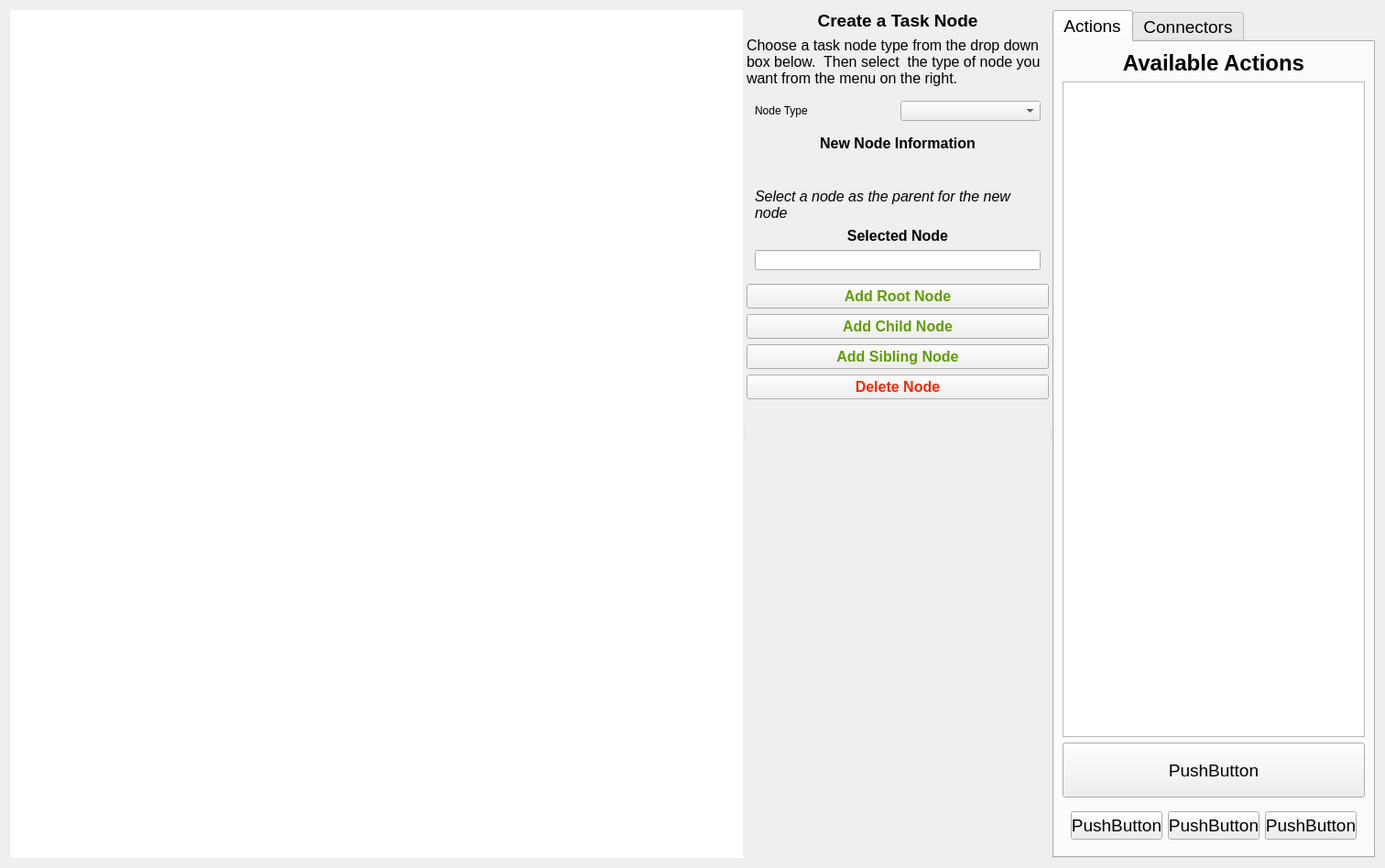
<?xml version="1.0" encoding="UTF-8"?>
<ui version="4.0">
 <class>Form</class>
 <widget class="QWidget" name="Form">
  <property name="geometry">
   <rect>
    <x>0</x>
    <y>0</y>
    <width>1512</width>
    <height>948</height>
   </rect>
  </property>
  <property name="minimumSize">
   <size>
    <width>1100</width>
    <height>600</height>
   </size>
  </property>
  <property name="windowTitle">
   <string>Form</string>
  </property>
  <layout class="QHBoxLayout" name="horizontalLayout_2">
   <item>
    <widget class="QSplitter" name="splitter">
     <property name="orientation">
      <enum>Qt::Horizontal</enum>
     </property>
     <widget class="QWidget" name="beetree_widget" native="true">
      <property name="sizePolicy">
       <sizepolicy hsizetype="Expanding" vsizetype="Preferred">
        <horstretch>0</horstretch>
        <verstretch>0</verstretch>
       </sizepolicy>
      </property>
      <property name="minimumSize">
       <size>
        <width>800</width>
        <height>0</height>
       </size>
      </property>
      <property name="baseSize">
       <size>
        <width>0</width>
        <height>0</height>
       </size>
      </property>
      <property name="styleSheet">
       <string notr="true">background-color:#ffffff</string>
      </property>
      <layout class="QGridLayout" name="gridLayout_4">
       <item row="0" column="0">
        <layout class="QGridLayout" name="beetree_layout"/>
       </item>
      </layout>
     </widget>
     <widget class="QWidget" name="widget_3" native="true">
      <property name="minimumSize">
       <size>
        <width>250</width>
        <height>0</height>
       </size>
      </property>
      <property name="styleSheet">
       <string notr="true"/>
      </property>
      <layout class="QGridLayout" name="gridLayout_2">
       <item row="2" column="0">
        <widget class="QLabel" name="label_2">
         <property name="font">
          <font>
           <pointsize>12</pointsize>
           <weight>75</weight>
           <bold>true</bold>
          </font>
         </property>
         <property name="text">
          <string>New Node Information</string>
         </property>
         <property name="alignment">
          <set>Qt::AlignCenter</set>
         </property>
         <property name="wordWrap">
          <bool>true</bool>
         </property>
        </widget>
       </item>
       <item row="1" column="0">
        <widget class="QWidget" name="widget_6" native="true">
         <layout class="QHBoxLayout" name="horizontalLayout_5">
          <item>
           <widget class="QLabel" name="label_4">
            <property name="text">
             <string>Node Type</string>
            </property>
           </widget>
          </item>
          <item>
           <widget class="QComboBox" name="node_type_list">
            <property name="minimumSize">
             <size>
              <width>0</width>
              <height>0</height>
             </size>
            </property>
           </widget>
          </item>
         </layout>
        </widget>
       </item>
       <item row="14" column="0">
        <spacer name="verticalSpacer">
         <property name="orientation">
          <enum>Qt::Vertical</enum>
         </property>
         <property name="sizeHint" stdset="0">
          <size>
           <width>20</width>
           <height>40</height>
          </size>
         </property>
        </spacer>
       </item>
       <item row="0" column="0">
        <layout class="QVBoxLayout" name="verticalLayout_2">
         <item>
          <widget class="QLabel" name="create_node_label">
           <property name="maximumSize">
            <size>
             <width>16777215</width>
             <height>48</height>
            </size>
           </property>
           <property name="font">
            <font>
             <pointsize>14</pointsize>
             <weight>75</weight>
             <bold>true</bold>
            </font>
           </property>
           <property name="text">
            <string>Create a Task Node</string>
           </property>
           <property name="alignment">
            <set>Qt::AlignCenter</set>
           </property>
          </widget>
         </item>
         <item>
          <widget class="QLabel" name="create_node_desc">
           <property name="font">
            <font>
             <pointsize>12</pointsize>
            </font>
           </property>
           <property name="text">
            <string>Choose a task node type from the drop down box below.  Then select  the type of node you want from the menu on the right.</string>
           </property>
           <property name="wordWrap">
            <bool>true</bool>
           </property>
          </widget>
         </item>
        </layout>
       </item>
       <item row="7" column="0">
        <widget class="QWidget" name="widget_4" native="true">
         <property name="minimumSize">
          <size>
           <width>180</width>
           <height>0</height>
          </size>
         </property>
         <layout class="QGridLayout" name="gridLayout">
          <item row="2" column="0">
           <widget class="QLineEdit" name="selected_node_field"/>
          </item>
          <item row="1" column="0">
           <widget class="QLabel" name="label_3">
            <property name="font">
             <font>
              <pointsize>12</pointsize>
              <weight>75</weight>
              <bold>true</bold>
             </font>
            </property>
            <property name="text">
             <string>Selected Node</string>
            </property>
            <property name="alignment">
             <set>Qt::AlignCenter</set>
            </property>
           </widget>
          </item>
          <item row="0" column="0">
           <widget class="QLabel" name="label_5">
            <property name="font">
             <font>
              <pointsize>12</pointsize>
              <italic>true</italic>
             </font>
            </property>
            <property name="text">
             <string>Select a node as the parent for the new node</string>
            </property>
            <property name="wordWrap">
             <bool>true</bool>
            </property>
           </widget>
          </item>
         </layout>
        </widget>
       </item>
       <item row="9" column="0">
        <widget class="QPushButton" name="add_node_child_btn">
         <property name="font">
          <font>
           <pointsize>12</pointsize>
           <weight>75</weight>
           <bold>true</bold>
          </font>
         </property>
         <property name="styleSheet">
          <string notr="true">color:#5F9C03</string>
         </property>
         <property name="text">
          <string>Add Child Node</string>
         </property>
        </widget>
       </item>
       <item row="10" column="0">
        <widget class="QPushButton" name="add_node_sibling_btn">
         <property name="font">
          <font>
           <pointsize>12</pointsize>
           <weight>75</weight>
           <bold>true</bold>
          </font>
         </property>
         <property name="styleSheet">
          <string notr="true">color:#5F9C03</string>
         </property>
         <property name="text">
          <string>Add Sibling Node</string>
         </property>
        </widget>
       </item>
       <item row="11" column="0">
        <widget class="QPushButton" name="delete_node_btn">
         <property name="font">
          <font>
           <pointsize>12</pointsize>
           <weight>75</weight>
           <bold>true</bold>
          </font>
         </property>
         <property name="styleSheet">
          <string notr="true">color:#F02A02</string>
         </property>
         <property name="text">
          <string>Delete Node</string>
         </property>
        </widget>
       </item>
       <item row="5" column="0" rowspan="2">
        <widget class="QWidget" name="node_info_widget" native="true">
         <layout class="QGridLayout" name="gridLayout_5">
          <item row="0" column="0">
           <layout class="QGridLayout" name="node_info_layout"/>
          </item>
         </layout>
        </widget>
       </item>
       <item row="13" column="0">
        <widget class="QWidget" name="widget" native="true"/>
       </item>
       <item row="8" column="0">
        <widget class="QPushButton" name="add_node_root_btn">
         <property name="font">
          <font>
           <pointsize>12</pointsize>
           <weight>75</weight>
           <bold>true</bold>
          </font>
         </property>
         <property name="styleSheet">
          <string notr="true">color:#5F9C03</string>
         </property>
         <property name="text">
          <string>Add Root Node</string>
         </property>
        </widget>
       </item>
      </layout>
     </widget>
     <widget class="QTabWidget" name="tabWidget">
      <property name="minimumSize">
       <size>
        <width>220</width>
        <height>250</height>
       </size>
      </property>
      <property name="maximumSize">
       <size>
        <width>16777215</width>
        <height>16777215</height>
       </size>
      </property>
      <property name="font">
       <font>
        <pointsize>14</pointsize>
        <weight>50</weight>
        <italic>false</italic>
        <bold>false</bold>
       </font>
      </property>
      <property name="currentIndex">
       <number>0</number>
      </property>
      <widget class="QWidget" name="tab">
       <property name="minimumSize">
        <size>
         <width>180</width>
         <height>0</height>
        </size>
       </property>
       <attribute name="title">
        <string>Actions</string>
       </attribute>
       <layout class="QHBoxLayout" name="horizontalLayout_3">
        <item>
         <layout class="QVBoxLayout" name="verticalLayout">
          <item alignment="Qt::AlignTop">
           <widget class="QLabel" name="label">
            <property name="minimumSize">
             <size>
              <width>180</width>
              <height>0</height>
             </size>
            </property>
            <property name="maximumSize">
             <size>
              <width>16777215</width>
              <height>36</height>
             </size>
            </property>
            <property name="font">
             <font>
              <pointsize>18</pointsize>
              <weight>75</weight>
              <bold>true</bold>
             </font>
            </property>
            <property name="autoFillBackground">
             <bool>false</bool>
            </property>
            <property name="styleSheet">
             <string notr="true"/>
            </property>
            <property name="text">
             <string>Available Actions</string>
            </property>
            <property name="alignment">
             <set>Qt::AlignCenter</set>
            </property>
            <property name="wordWrap">
             <bool>false</bool>
            </property>
           </widget>
          </item>
          <item>
           <widget class="QListView" name="listView">
            <property name="minimumSize">
             <size>
              <width>180</width>
              <height>0</height>
             </size>
            </property>
            <property name="maximumSize">
             <size>
              <width>10000</width>
              <height>10000</height>
             </size>
            </property>
           </widget>
          </item>
          <item>
           <widget class="QPushButton" name="pushButton">
            <property name="minimumSize">
             <size>
              <width>0</width>
              <height>60</height>
             </size>
            </property>
            <property name="text">
             <string>PushButton</string>
            </property>
           </widget>
          </item>
          <item>
           <widget class="QWidget" name="widget_2" native="true">
            <property name="minimumSize">
             <size>
              <width>0</width>
              <height>48</height>
             </size>
            </property>
            <layout class="QGridLayout" name="gridLayout_3">
             <item row="0" column="0">
              <layout class="QHBoxLayout" name="horizontalLayout">
               <item>
                <widget class="QPushButton" name="pushButton_4">
                 <property name="text">
                  <string>PushButton</string>
                 </property>
                </widget>
               </item>
               <item>
                <widget class="QPushButton" name="pushButton_3">
                 <property name="text">
                  <string>PushButton</string>
                 </property>
                </widget>
               </item>
               <item>
                <widget class="QPushButton" name="pushButton_2">
                 <property name="text">
                  <string>PushButton</string>
                 </property>
                </widget>
               </item>
              </layout>
             </item>
            </layout>
           </widget>
          </item>
         </layout>
        </item>
       </layout>
      </widget>
      <widget class="QWidget" name="tab_2">
       <property name="minimumSize">
        <size>
         <width>180</width>
         <height>0</height>
        </size>
       </property>
       <attribute name="title">
        <string>Connectors</string>
       </attribute>
      </widget>
     </widget>
    </widget>
   </item>
  </layout>
 </widget>
 <resources/>
 <connections/>
</ui>
